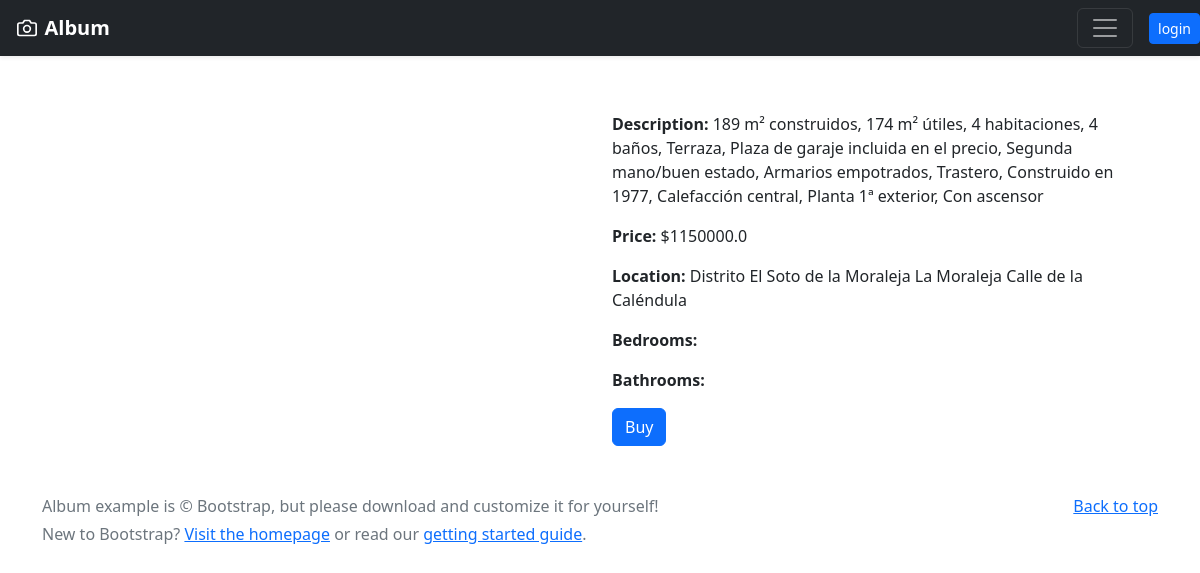
The app's page /properties/detail/1/ with its own data.
### properties/models.py (models this page shows, shortened)
class Property(models.Model):
    HOUSE = "house"
    DEPARTMENT = "deparment"
    LAND = "land"
    TYPE_PROPERTY = (
        (HOUSE, "Casa"),
        (DEPARTMENT, "Departamento"),
        (LAND, "Terreno"),
    )
    description = models.CharField(max_length=200, blank=True, null=True)
    street = models.CharField(max_length=100, blank=True, null=True)
    colony = models.CharField(max_length=100, blank=True, null=True)
    city = models.CharField(max_length=100, blank=True, null=True)
    postal_code = models.CharField(max_length=6, blank=True, null=True)
    external_number = models.CharField(max_length=5, blank=True, null=True)
    price = models.FloatField(blank=True, null=True)
    type = models.CharField(max_length=100, choices=TYPE_PROPERTY, blank=True, null=True)
    wide = models.FloatField(default=0)
    long = models.FloatField(default=0)
    ranking = models.IntegerField(default=0)
    image = models.ImageField(upload_to="images/", blank=True, null=True)
    owner = models.ForeignKey(
        User,
        on_delete=models.PROTECT,
        related_name="property_user",
        blank=True,
        null=True
    )
    thumbnail = models.ImageField(upload_to='thumbs', editable=False, blank=True, null=True)

### properties/views.py (the view)
# urls.py: path('detail/<int:property_id>/', property_detail, name='property_detail'),
def property_detail(request, property_id):
    print(request.method)
    property = get_object_or_404(Property, pk=property_id)  # Asegúrate de importar el modelo adecuado
    return render(request, 'property_detail.html', {'property': property})

### templates/property_detail.html (shortened to what this page needs)
{% extends "base.html" %}
{% block content %}
<div class="container mt-5">
    <div class="row">
        <div class="col-md-6">
        </div>
        <div class="col-md-6">
            <p><strong>Description:</strong> {{ property.description }}</p>
            <p><strong>Price:</strong> ${{ property.price }}</p>
            <p><strong>Location:</strong> {{ property.city }} {{ property.colony }} {{ property.street }}</p>
            <p><strong>Bedrooms:</strong> {{ property.bedrooms }}</p>
            <p><strong>Bathrooms:</strong> {{ property.bathrooms }}</p>
            <a href="{% url 'buy_property' property.id %}" class="btn btn-primary">Buy</a>
        </div>
    </div>
</div>
{% endblock content %}

### templates/base.html (shortened to what this page needs)
<!doctype html>
<html lang="en">
  <head>
<link href="https://getbootstrap.com/docs/5.2/dist/css/bootstrap.min.css" rel="stylesheet">
  </head>
  <body>
<header>
  {% include 'navbar.html' %}
</header>
<main>
  <div class='container'>
    {% block content %}
    {% endblock %}
  </div>
</main>
<footer class="text-muted py-5">
  <div class="container">
    <p class="float-end mb-1">
      <a href="#">Back to top</a>
    </p>
    <p class="mb-1">Album example is &copy; Bootstrap, but please download and customize it for yourself!</p>
    <p class="mb-0">New to Bootstrap? <a href="/">Visit the homepage</a> or read our <a href="/docs/5.2/getting-started/introduction/">getting started guide</a>.</p>
  </div>
</footer>

### templates/navbar.html (shortened to what this page needs)
  <div class="navbar navbar-dark bg-dark shadow-sm">
    <div class="container">
      <a href="{% url 'inicio' %}" class="navbar-brand d-flex align-items-center">
        <strong>Album</strong>
      </a>
      <button class="navbar-toggler" type="button" data-bs-toggle="collapse" data-bs-target="#navbarHeader" aria-controls="navbarHeader" aria-expanded="false" aria-label="Toggle navigation">
        <span class="navbar-toggler-icon"></span>
      </button>
    </div>
    <div class=''>
    {% if user.is_authenticated %}
      <form action="{% url 'logout' %}" method="post">
        {% csrf_token %}
        <input class="btn btn-sm btn-success" type="submit" value="Cerrar sesión">
    </div>
    {% else %}
      <a href="{% url 'login' %}" class="btn btn-sm btn-primary   ">
        login
      </a>
    {% endif %}
  </div>
</div>

### records on screen
Property: description "189 m² construidos, 174 m² útiles, 4 habitaciones, 4 baños, Terraza, Plaza de garaje incluida en el precio, Segunda mano/buen estado, Armarios empotrados, Trastero, Construido en 1977, Calefacción central, Planta 1ª exterior, Con ascensor", price "1150000.0", city "Distrito El Soto de la Moraleja", colony "La Moraleja", street "Calle de la Caléndula"
